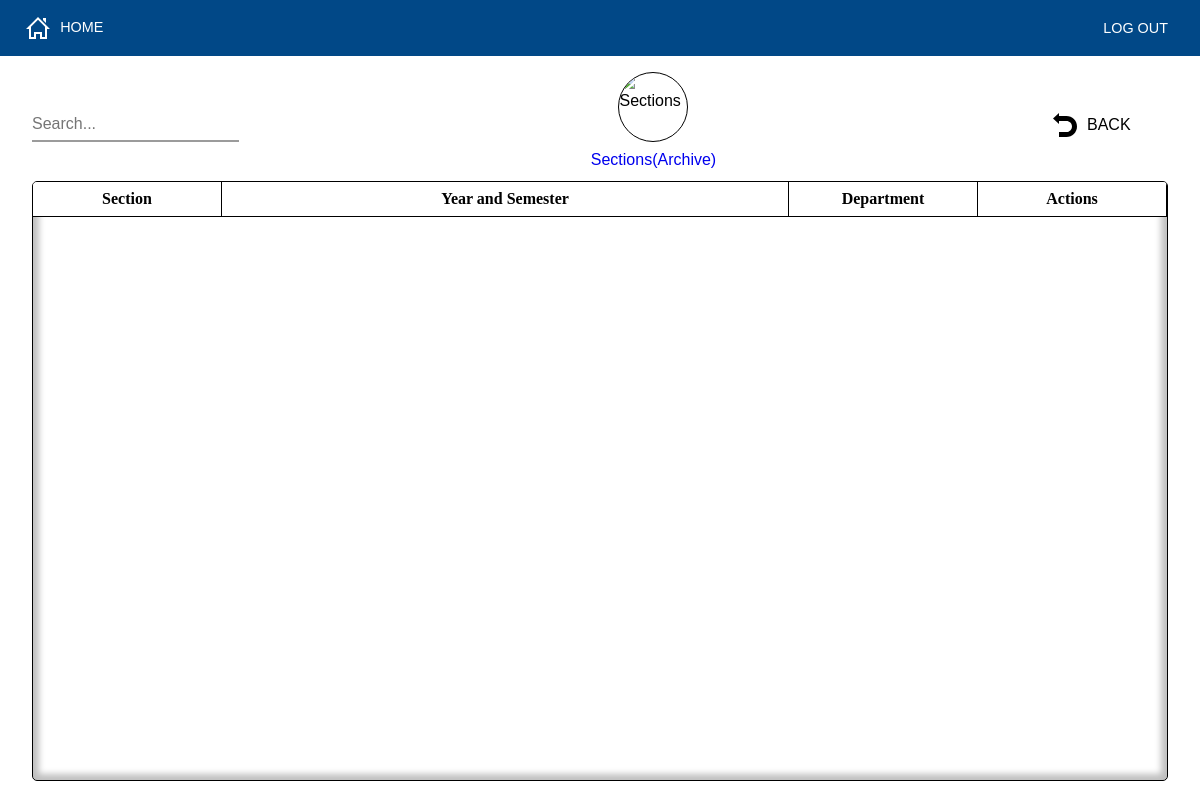
The app's page /sections.php?archive (signed in), older data.
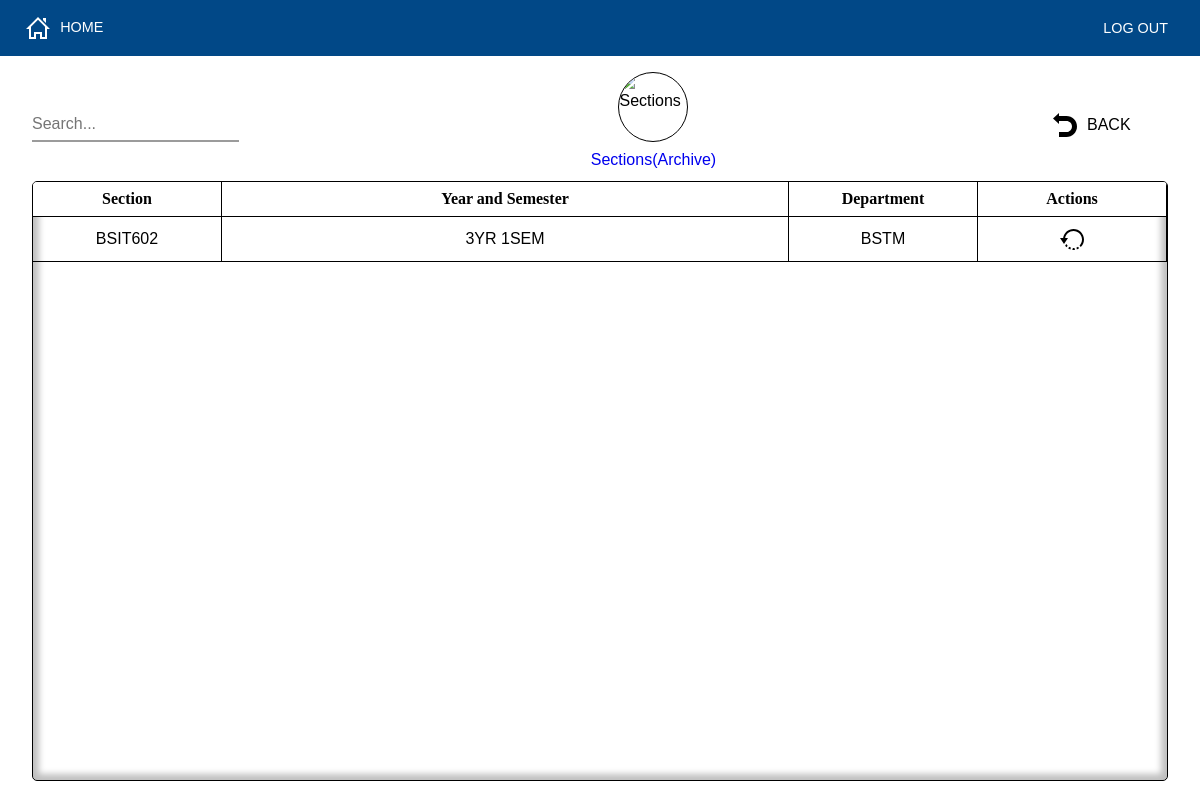
The same page, newer data.
### tables this page shows
CREATE TABLE `sections` (
  `sect_id` int(11) NOT NULL,
  `sect_name` varchar(50) NOT NULL,
  `sect_year` int(11) NOT NULL,
  `sect_sem` int(11) NOT NULL,
  `dept_id` int(11) NOT NULL,
  `sect_active` tinyint(1) NOT NULL DEFAULT 1
);

CREATE TABLE `departments` (
  `dept_id` int(11) NOT NULL,
  `dept_name` varchar(5) NOT NULL,
  `dept_desc` text NOT NULL,
  `dept_type` enum('faculty','course','strand') NOT NULL,
  `dept_active` tinyint(1) NOT NULL DEFAULT 1
);

### classes/dbh.class.php (called while the page is built, shortened)
<?php
class Dbh
{
   private $host = "localhost";
   private $user = "root";
   private $pwd = "";
   private $dbName = "ClassSchedulingSystem";
   protected function connect()
   {
      try {
         $dsn = 'mysql:host=' . $this->host . ';dbname=' . $this->dbName;
         $pdo = new PDO($dsn, $this->user, $this->pwd);
         $pdo->setAttribute(PDO::ATTR_DEFAULT_FETCH_MODE, PDO::FETCH_ASSOC);
         return $pdo;
      } catch (PDOException $e) {
         trigger_error("Error: " . $e->getMessage());
      }
   }
}

### classes/sections.class.php (called while the page is built, shortened)
<?php
class Sections extends Dbh
{
  protected function getSectionsByState($state)
  {
    $sql = 'SELECT * FROM sections INNER JOIN departments ON sections.dept_id = departments.dept_id WHERE sect_active = ?';
    try {
      $stmt = $this->connect()->prepare($sql);
      $stmt->execute([$state]);
      $results = $stmt->fetchAll();
      return $results;
    } catch (PDOException $e) {
      trigger_error('Error: ' . $e);
    }
  }
}

### classes/sectionsview.class.php (the view, shortened to what this page needs)
<?php
class SectionsView extends Sections
{
    public function FetchSectionsByState($state)
    {
        $results = $this->getSectionsByState($state);
        return $results;
    }
    public function DisplaySections($results)
    {
        echo "<ul class='module__List module__Title'>
            <li class='module__Item'>Section</li>
            <li class='module__Item'>Year and Semester</li>
            <li class='module__Item'>Department</li>
            <li class='module__Item'>Actions</li>
          </ul>";
        foreach ($results as $result) {
            $iconName = ($result['sect_active'] == 1) ? 'delete' : 'restore';
            echo " <ul class='module__List'>
            <li class='module__Item'>" . $result['sect_name'] . "</li>
            <li class='module__Item'>{$result['sect_year']}YR {$result['sect_sem']}SEM</li>
            <li class='module__Item'>" . $result['dept_name'] . "</li>
            <li class='module__Item'>
            <div>";
            echo "<form onsubmit='return submitForm(this)' action='./includes/sections.inc.php' method='POST'>
                    <input name='sectID' type='hidden' value='" . $result['sect_id'] . "'>
                    <input id='state' name='state' type='hidden' value='" . $result['sect_active'] . "'>
                    <button name='submitStatus' type='submit'><img src='drawables/icons/" . $iconName . ".svg' alter='Delete'/></button>
                    <span>" . $iconName . "</span>
                </form>
            </div>
            </li>
        </ul>";
        }
    }
}

Row changes from the older to the newer data that the page shows:
added sections: sect_name "BSIT602", sect_year "3", sect_sem "1", dept.dept_name "BSTM"
